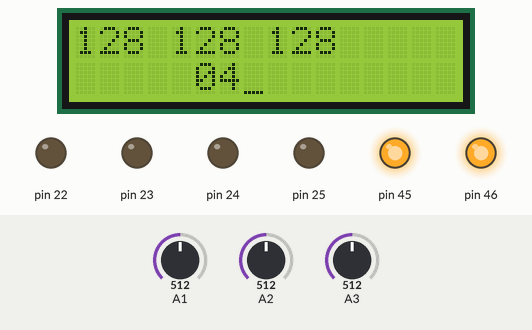
Bench run of a sketch on a simulated Arduino Mega 2560, built with avr-gcc and run on an emulated ATmega2560. Parts: 16×2 character LCD, output pins drawn as LEDs (lit = HIGH). Wiring (inferred from the names in the program): character LCD (HD44780): RS pin 37; R/W pin 36; E pin 35; data pin 33, pin 32, pin 31, pin 30. The inputs (shaded band) are chosen by the test bench; at power-on: A2 = 512, A1 = 512, A3 = 512. Pins used as bus, display or sensor lines are not drawn.

Above: at 1.2 s.
1.3 s: A2 set to 40
At 3.7 s:
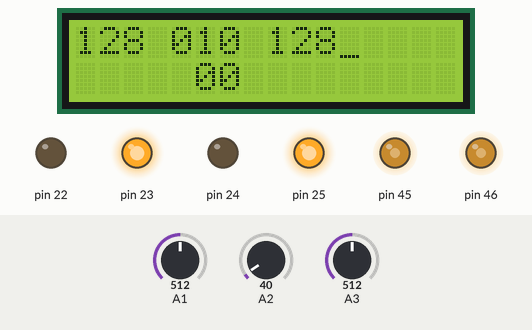
4.3 s: A1 set to 70
At 4.6 s:
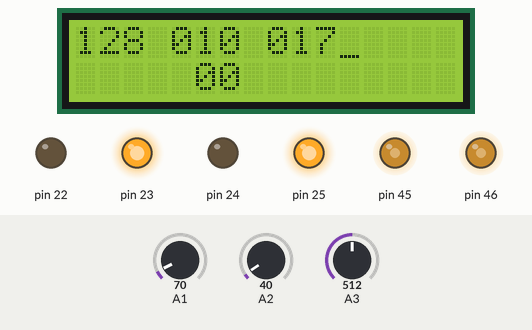
7.3 s: A1 set to 60
At 8.7 s:
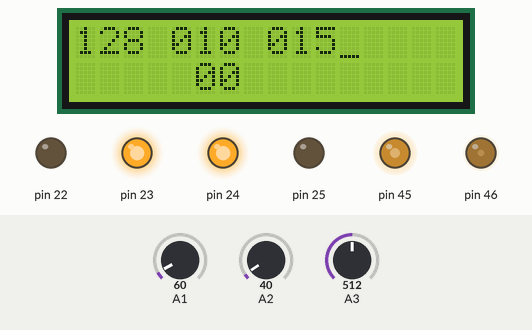
10.3 s: A3 set to 69
At 11.1 s:
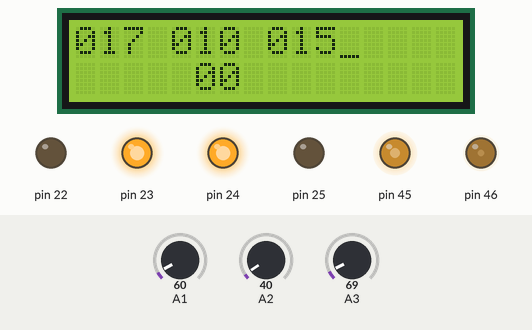
13.3 s: A3 set to 57
At 14.4 s:
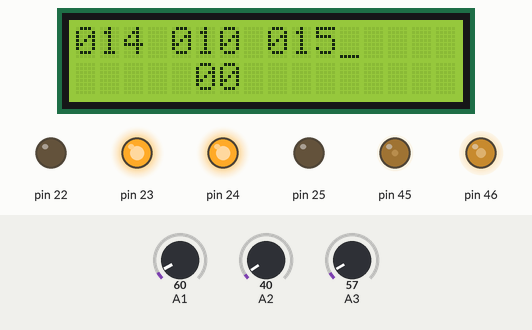
16.3 s: A2 set to 62
At 17.1 s:
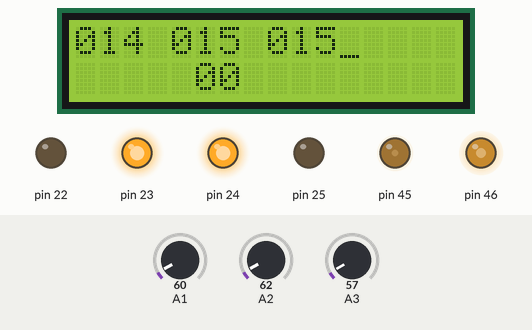
19.3 s: A2 set to 73
Timing chart, 0 to 22.3 s (numbered marks = the images above; inputs shaded):
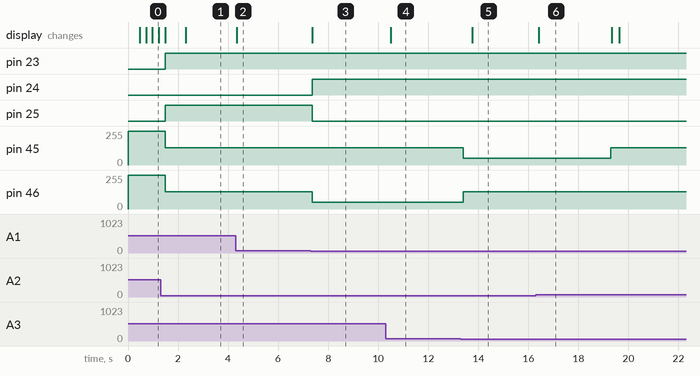

The sketch:

BlackLineFollower.ino
```cpp
#define F_CPU 14745600
#include <avr/io.h>
#include <avr/interrupt.h>
#include <util/delay.h>

#include <math.h> //included to support power function
#include "lcd.c"


#define THRESHOLD 0x10 //   set threshold for White_line_Sensor
#define V_MAX 130
#define V_MIN 50
#define NODE_1 (Left_white_line>THRESHOLD && Center_white_line>THRESHOLD)
#define NODE_2 (Center_white_line>THRESHOLD && Right_white_line>THRESHOLD)
#define NODE_3 (Left_white_line>THRESHOLD && Center_white_line>THRESHOLD && Right_white_line>THRESHOLD)
#define PATH (Left_white_line<THRESHOLD && Center_white_line>THRESHOLD && Right_white_line<THRESHOLD)

void port_init();
void get_input();

unsigned char ADC_Conversion(unsigned char);
unsigned char ADC_Value;
unsigned char flag = 0;
unsigned char Left_white_line = 0;
unsigned char Center_white_line = 0;
unsigned char Right_white_line = 0;

//Function to configure LCD port
void lcd_port_config (void)
{
 DDRC = DDRC | 0xF7; //all the LCD pin's direction set as output
 PORTC = PORTC & 0x80; // all the LCD pins are set to logic 0 except PORTC 7
}

//ADC pin configuration
void adc_pin_config (void)
{
 DDRF = 0x00;
 PORTF = 0x00;
 DDRK = 0x00;
 PORTK = 0x00;
}

//Function to configure ports to enable robot's motion
void motion_pin_config (void)
{
 DDRA = DDRA | 0x0F;
 PORTA = PORTA & 0xF0;
 DDRL = DDRL | 0x18;   //Setting PL3 and PL4 pins as output for PWM generation
 PORTL = PORTL | 0x18; //PL3 and PL4 pins are for velocity control using PWM.
}

//Function to Initialize PORTS
void port_init()
{
  lcd_port_config();
  adc_pin_config();
  timer5_init();
  motion_pin_config();
}

// Timer 5 initialized in PWM mode for velocity control
// Prescale:256
// PWM 8bit fast, TOP=0x00FF
// Timer Frequency:225.000Hz

void timer5_init()
{
  TCCR5B = 0x00;  //Stop
  TCNT5H = 0xFF;  //Counter higher 8-bit value to which OCR5xH value is compared with
  TCNT5L = 0x01;  //Counter lower 8-bit value to which OCR5xH value is compared with
  OCR5AH = 0x00;  //Output compare register high value for Left Motor
  OCR5AL = 0xFF;  //Output compare register low value for Left Motor
  OCR5BH = 0x00;  //Output compare register high value for Right Motor
  OCR5BL = 0xFF;  //Output compare register low value for Right Motor
  OCR5CH = 0x00;  //Output compare register high value for Motor C1
  OCR5CL = 0xFF;  //Output compare register low value for Motor C1
  TCCR5A = 0xA9;  /*{COM5A1=1, COM5A0=0; COM5B1=1, COM5B0=0; COM5C1=1 COM5C0=0}
            For Overriding normal port functionality to OCRnA outputs.
              {WGM51=0, WGMVELOCITY_MIN=1} Along With WGM52 in TCCR5B for Selecting FAST PWM 8-bit Mode*/

  TCCR5B = 0x0B;  //WGM12=1; CS12=0, CS11=1, CS10=1 (Prescaler=64)
}


//Function To Print Sesor Values At Desired Row And Coloumn Location on LCD


//Function for velocity control
void velocity (unsigned char left_motor, unsigned char right_motor)
{
  OCR5AL = (unsigned char)left_motor;
  OCR5BL = (unsigned char)right_motor;
}


void adc_init()
{
  ADCSRA = 0x00;
  ADCSRB = 0x00;    //MUX5 = 0
  ADMUX = 0x20;   //Vref=5V external --- ADLAR=1 --- MUX4:0 = 0000
  ACSR = 0x80;
  ADCSRA = 0x86;    //ADEN=1 --- ADIE=1 --- ADPS2:0 = 1 1 0
}

//Function For ADC Conversion
unsigned char ADC_Conversion(unsigned char Ch)
{
  unsigned char a;
  if(Ch>7)
  {
    ADCSRB = 0x08;
  }
  Ch = Ch & 0x07;
  ADMUX= 0x20| Ch;
  ADCSRA = ADCSRA | 0x40;   //Set start conversion bit
  while((ADCSRA&THRESHOLD)==0);  //Wait for conversion to complete
  a=ADCH;
  ADCSRA = ADCSRA|THRESHOLD; //clear ADIF (ADC Interrupt Flag) by writing 1 to it
  ADCSRB = 0x00;
  return a;
}

//Function To Print Sesor Values At Desired Row And Coloumn Location on LCD
void print_sensor(char row, char coloumn,unsigned char channel)
{

  ADC_Value = ADC_Conversion(channel);
  lcd_print(row, coloumn, ADC_Value, 3);
}

//Function for velocity control


//Function used for setting motor's direction
void motion_set (unsigned char Direction)
{
 unsigned char PortARestore = 0;

 Direction &= 0x0F;     // removing upper nibbel for the protection
 PortARestore = PORTA;    // reading the PORTA original status
 PortARestore &= 0xF0;    // making lower direction nibbel to 0
 PortARestore |= Direction; // adding lower nibbel for forward command and restoring the PORTA status
 PORTA = PortARestore;    // executing the command
}

void forward (void)
{
  motion_set (0x06);
}
void right (void)
{
  motion_set(0x0A);
  }
  void left(void)
  {
  motion_set(0x04);
  }
void stop1 (void)
{
  motion_set (0x00);
}

void init_devices (void)
{
  cli(); //Clears the global interrupts
  port_init();
  adc_init();
  sei();   //Enables the global interrupts
}

//Main Function
void setup()

{
  init_devices();
  lcd_set_4bit();
  lcd_init();
}
int b=0;
void loop()

  {
    flag=0;

    print_sensor(1,1,3);  //Prints value of White Line Sensor1
    print_sensor(1,5,2);  //Prints Value of White Line Sensor2
    print_sensor(1,9,1);  //Prints Value of White Line Sensor3

    if (b<5)
    {
      A();
    }
    else
    {
      B();
    }

  }
void A()
{
  get_input();
  Black_Follower();

}

void B()
{
       b=0;
       lcd_print(2,6,b,2);
       right();
       velocity(V_MAX,V_MAX);
       delay(700);
 }


void get_input(void)
{
    Left_white_line = ADC_Conversion(3);  //Getting data of Left WL Sensor
    Center_white_line = ADC_Conversion(2);  //Getting data of Center WL Sensor
    Right_white_line = ADC_Conversion(1);
}

void Black_Follower(void)
{
    if(PATH)
    {
      flag=1;
      forward();
      velocity(V_MAX,V_MAX);
      lcd_print(2,6,b,2);
    }

   else if((Left_white_line<THRESHOLD) && (Center_white_line<THRESHOLD) && (flag==0))
    {
      flag=1;
      forward();
      velocity(V_MAX,V_MIN);
    }

   else if((Right_white_line<THRESHOLD) && (Center_white_line<THRESHOLD)&& (flag==0))
    {
      flag=1;
      forward();
      velocity(V_MIN,V_MAX);
    }
  else if((Center_white_line<THRESHOLD) && (Left_white_line < THRESHOLD) && (Right_white_line < THRESHOLD))
    {
      stop1();
      velocity(0,0);
    }
  else if(NODE_1||NODE_2||NODE_3)
   {
      b=b+1;
      lcd_print(2,6,b,2);
      delay(100);
   }
}
```

lcd.c
```cpp
#include <avr/io.h>
#include <avr/delay.h>
#include <util/delay.h>

#define FCPU 11059200ul
#define RS 0
#define RW 1
#define EN 2
#define lcd_port PORTC

#define sbit(reg,bit)	reg |= (1<<bit)
#define cbit(reg,bit)	reg &= ~(1<<bit)

void init_ports();
void lcd_reset_4bit();
void lcd_init();
void lcd_wr_command(unsigned char);
void lcd_wr_char(char);
void lcd_home();
void lcd_cursor(char, char);
void lcd_print(char, char, unsigned int, int);
void lcd_string(char*);

unsigned int temp1;
unsigned int unit;
unsigned int tens;
unsigned int hundred;
unsigned int thousand;
unsigned int million;

int i;


//Function to Reset LCD
void lcd_set_4bit()
{
	_delay_ms(1);

	cbit(lcd_port,RS);				//RS=0 --- Command Input
	cbit(lcd_port,RW);				//RW=0 --- Writing to LCD
	lcd_port = 0x30;				//Sending 3 in the upper nibble
	sbit(lcd_port,EN);				//Set Enable Pin
	_delay_ms(5);					//delay
	cbit(lcd_port,EN);				//Clear Enable Pin

	_delay_ms(1);

	cbit(lcd_port,RS);				//RS=0 --- Command Input
	cbit(lcd_port,RW);				//RW=0 --- Writing to LCD
	lcd_port = 0x30;				//Sending 3 in the upper nibble
	sbit(lcd_port,EN);				//Set Enable Pin
	_delay_ms(5);					//delay
	cbit(lcd_port,EN);				//Clear Enable Pin

	_delay_ms(1);

	cbit(lcd_port,RS);				//RS=0 --- Command Input
	cbit(lcd_port,RW);				//RW=0 --- Writing to LCD
	lcd_port = 0x30;				//Sending 3 in the upper nibble
	sbit(lcd_port,EN);				//Set Enable Pin
	_delay_ms(5);					//delay
	cbit(lcd_port,EN);				//Clear Enable Pin

	_delay_ms(1);

	cbit(lcd_port,RS);				//RS=0 --- Command Input
	cbit(lcd_port,RW);				//RW=0 --- Writing to LCD
	lcd_port = 0x20;				//Sending 2 in the upper nibble to initialize LCD 4-bit mode
	sbit(lcd_port,EN);				//Set Enable Pin
	_delay_ms(5);					//delay
	cbit(lcd_port,EN);				//Clear Enable Pin
}

//Function to Initialize LCD
void lcd_init()
{
	_delay_ms(1);

	lcd_wr_command(0x28); //4-bit mode and 5x8 dot character font
	lcd_wr_command(0x01); //Clear LCD display
	lcd_wr_command(0x06); //Auto increment cursor position
	lcd_wr_command(0x0E); //Turn on LCD and cursor
	lcd_wr_command(0x80); //Set cursor position
}


//Function to write command on LCD
void lcd_wr_command(unsigned char cmd)
{
	unsigned char temp1;
	temp1 = cmd;
	temp1 = temp1 & 0xF0;
	lcd_port &= 0x0F;
	lcd_port |= temp1;
	cbit(lcd_port,RS);
	cbit(lcd_port,RW);
	sbit(lcd_port,EN);
	_delay_ms(5);
	cbit(lcd_port,EN);

	cmd = cmd & 0x0F;
	cmd = cmd<<4;
	lcd_port &= 0x0F;
	lcd_port |= cmd;
	cbit(lcd_port,RS);
	cbit(lcd_port,RW);
	sbit(lcd_port,EN);
	_delay_ms(5);
	cbit(lcd_port,EN);
}

//Function to write data on LCD
void lcd_wr_char(char letter)
{
	char temp1;
	temp1 = letter;
	temp1 = (temp1 & 0xF0);
	lcd_port &= 0x0F;
	lcd_port |= temp1;
	sbit(lcd_port,RS);
	cbit(lcd_port,RW);
	sbit(lcd_port,EN);
	_delay_ms(5);
	cbit(lcd_port,EN);

	letter = letter & 0x0F;
	letter = letter<<4;
	lcd_port &= 0x0F;
	lcd_port |= letter;
	sbit(lcd_port,RS);
	cbit(lcd_port,RW);
	sbit(lcd_port,EN);
	_delay_ms(5);
	cbit(lcd_port,EN);
}


void lcd_home()
{
	lcd_wr_command(0x80);
}


//Function to Print String on LCD
void lcd_string(char *str)
{
	while(*str != '\0')
	{
		lcd_wr_char(*str);
		str++;
	}
}

//Position the LCD cursor at "row", "column"

void lcd_cursor (char row, char column)
{
	switch (row) {
		case 1: lcd_wr_command (0x80 + column - 1); break;
		case 2: lcd_wr_command (0xc0 + column - 1); break;
		case 3: lcd_wr_command (0x94 + column - 1); break;
		case 4: lcd_wr_command (0xd4 + column - 1); break;
		default: break;
	}
}

//Function to print any input value up to the desired digit on LCD
void lcd_print (char row, char coloumn, unsigned int value, int digits)
{
	unsigned char flag=0;
	if(row==0||coloumn==0)
	{
		lcd_home();
	}
	else
	{
		lcd_cursor(row,coloumn);
	}
	if(digits==5 || flag==1)
	{
		million=value/10000+48;
		lcd_wr_char(million);
		flag=1;
	}
	if(digits==4 || flag==1)
	{
		temp1 = value/1000;
		thousand = temp1%10 + 48;
		lcd_wr_char(thousand);
		flag=1;
	}
	if(digits==3 || flag==1)
	{
		temp1 = value/100;
		hundred = temp1%10 + 48;
		lcd_wr_char(hundred);
		flag=1;
	}
	if(digits==2 || flag==1)
	{
		temp1 = value/10;
		tens = temp1%10 + 48;
		lcd_wr_char(tens);
		flag=1;
	}
	if(digits==1 || flag==1)
	{
		unit = value%10 + 48;
		lcd_wr_char(unit);
	}
	if(digits>5)
	{
		lcd_wr_char('E');
	}
}
```

Measured:
- the behaviour switches between 64 and 63 on A1 (found by bisection; images 2 and 3)
- the behaviour switches between 64 and 63 on A3 (found by bisection; images 4 and 5)
- after the input at 4.3 s, the display: changes after 0.05 s (image 2)
- after the input at 7.3 s, pin 24: LOW → HIGH after 0.06 s; pin 25: HIGH → LOW after 0.06 s; pin 46: 130/255 → 50/255 after 0.06 s; the display: changes after 0.06 s (image 3)
- after the input at 10.3 s, the display: changes after 0.20 s (image 4)
- after the input at 13.3 s, pin 45: 130/255 → 50/255 after 0.09 s; pin 46: 50/255 → 130/255 after 0.09 s; the display: changes after 0.46 s (image 5)
- after the input at 16.3 s, the display: changes after 0.11 s (image 6)
- after the input at 19.3 s, pin 45: 50/255 → 130/255 at once
